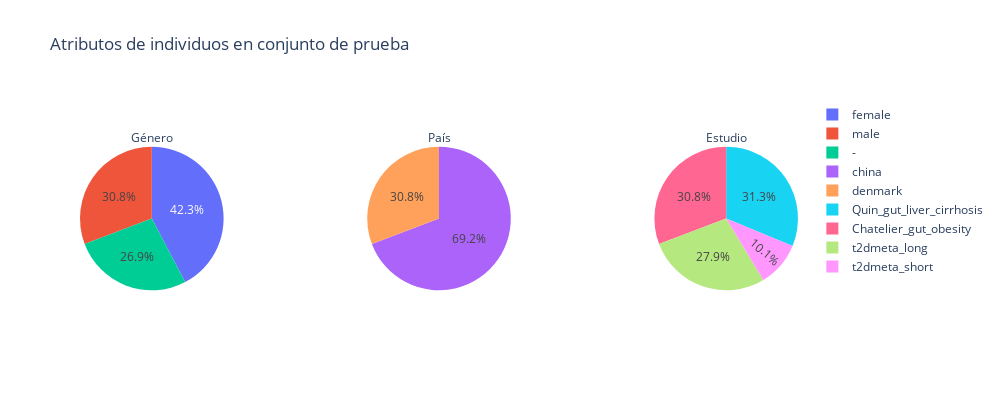

Source (notebook cell):
### Markdown cell above
Analicemos si estas proporciones se cumplen también en el conjuntos de datos de prueba:

### Code cell
plot_pie(test_marker,["gender","country","code_study"],["Género","País","Estudio"],title="Atributos de individuos en conjunto de prueba")

### Figure 1 — Plotly figure (JSON) as saved in the notebook; plotly's stock layout.template omitted (floating-point values rounded to 4 significant figures)
{"data": [{"domain": {"x": [0, 0.2], "y": [0, 1]}, "labels": ["female", "male", "-"], "title": {"text": "Género"}, "type": "pie", "values": [88, 64, 56]}, {"domain": {"x": [0.4, 0.6], "y": [0, 1]}, "labels": ["china", "denmark"], "title": {"text": "País"}, "type": "pie", "values": [144, 64]}, {"domain": {"x": [0.8, 1], "y": [0, 1]}, "labels": ["Quin_gut_liver_cirrhosis", "Chatelier_gut_obesity", "t2dmeta_long", "t2dmeta_short"], "title": {"text": "Estudio"}, "type": "pie", "values": [65, 64, 58, 21]}], "layout": {"autosize": false, "height": 400, "title": {"text": "Atributos de individuos en conjunto de prueba"}, "width": 1000}}
